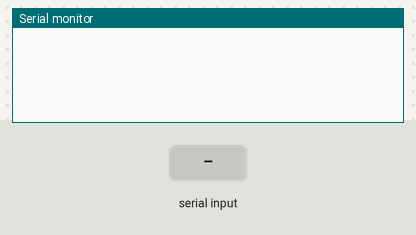
A sketch run on a simulated Arduino Uno, built with avr-gcc and run on an emulated ATmega328P. Parts: the last lines printed to the serial monitor. The inputs (shaded band) are chosen by the test bench.

Above: at 1.2 s.
1.3 s: "1" received over the second serial link
At 2.0 s:
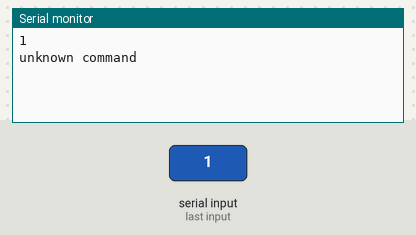
2.8 s: "0" received over the second serial link
At 3.1 s:
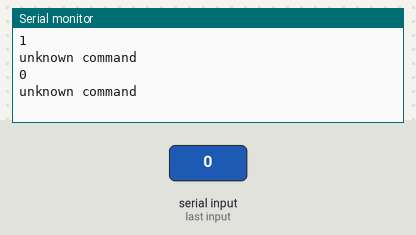
4.3 s: "2" received over the second serial link
At 5.5 s:
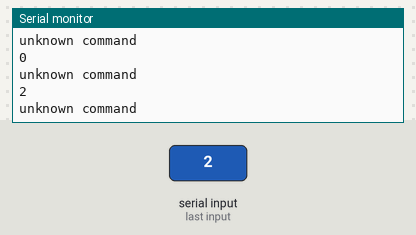

The sketch:

HT06Updated.ino
```cpp
#include <SoftwareSerial.h>

#define STRSWITCH(STR)      char _x[16]; strcpy(_x, STR); if (false)
#define STRCASE(STR)        } else if (strcmp(_x, STR)==0){
#define STRDEFAULT          } else {

SoftwareSerial BT_HC06(0, 1); // RX, TX
String metadata;

bool RUNNING = false;

void setup() {

  Serial.begin(9600);

  BT_HC06.begin(9600);
  BT_HC06.println("BT_HC06 module is ready");

}

void loop() {

while (BT_HC06.available()) {
    delay(3);
    char c = BT_HC06.read();
    metadata += c;
  }
  if (metadata.length() > 0) {
  Serial.println(metadata);
  char x[16];
  metadata.toCharArray(x, 16);

  STRSWITCH(x)
  {
    STRCASE ("TURN_CCW_")
    Serial.println("turn left");
    if(!RUNNING) {  }
    STRCASE ("TURN_CW_")
    Serial.println("turn right");
    if(!RUNNING) {  }
    STRCASE ("START")
    if(!RUNNING) {  }
    STRCASE ("SINGLE")
    if(!RUNNING) { }
    STRCASE ("FLASH_ON")
    if(RUNNING) {  }
    STRCASE ("FLASH_OFF")
    if(RUNNING) {  }
    STRCASE ("SET_PARAMETER_A_")
    if(RUNNING) {  }
    STRCASE ("SET_PARAMETER_B_")
    if(RUNNING) {  }
    STRCASE ("SET_SHIFTS_")
    if(RUNNING) {  }
    STRDEFAULT
      Serial.println("unknown command");
  }

  metadata = "";
}

}
```

Measured:
- after the input at 1.3 s, the serial monitor: prints a new line at once (image 1)
- after the input at 2.8 s, the serial monitor: prints a new line at once (image 2)
- after the input at 4.3 s, the serial monitor: prints a new line at once (image 3)
